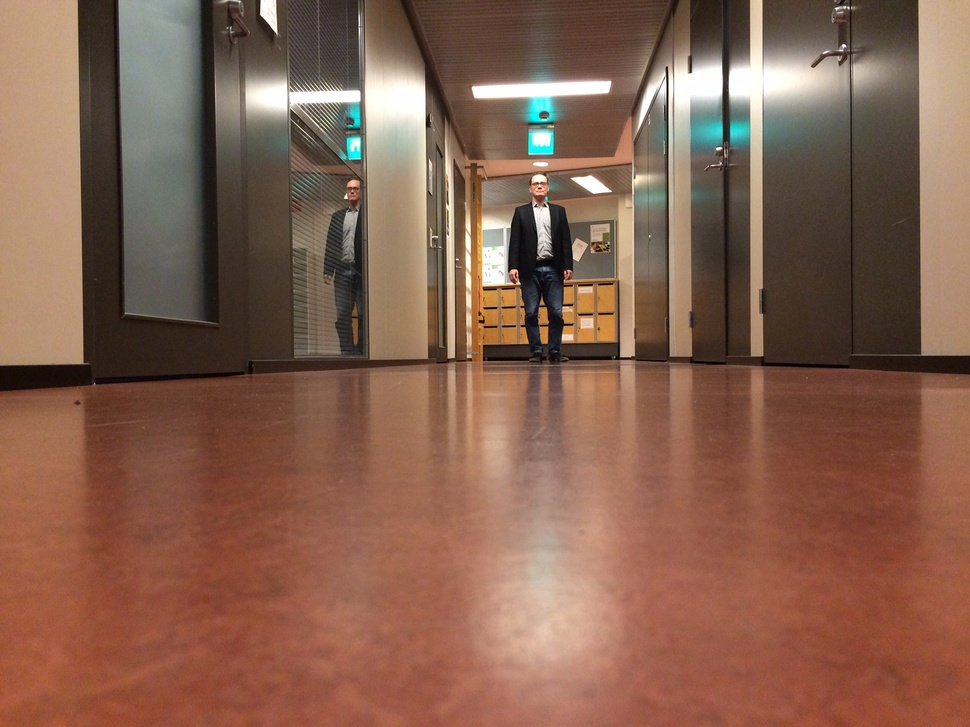
#> input picture code/person1.jpg, 970 x 727 px, shrunk from 1632 x 1224 before the run
$ jupyter execute 'People detection.ipynb'
#> lines starting #> are read from the running program, lines starting #| are printed output that depends on the picture; after the words box and inside, x2 and y2 are one past the last pixel; in counts of white or black regions, pixels touching at a corner belong together
## Use the person detector of opencv to study detector sensitivity

First, we load some libraries:

[cell 1]
import cv2
import matplotlib.pyplot as plt
import matplotlib
matplotlib.rcParams['figure.dpi']= 300 # Make sure we see the images

Define two utility functions:

[cell 2]
def inside(r, q):
    """
    Returns true if rectangle r = (x,y,w,h) is inside rectangle q.
    """
    rx, ry, rw, rh = r
    qx, qy, qw, qh = q
    return rx > qx and ry > qy and rx + rw < qx + qw and ry + rh < qy + qh

def draw_detections(img, rects, thickness = 1):
    """
    Overlay the detection results (rectangles) on the image "img".
    """
    for x, y, w, h in rects:
        # the HOG detector returns slightly larger rectangles than the real objects.
        # so we slightly shrink the rectangles to get a nicer output.
        pad_w, pad_h = int(0.15*w), int(0.05*h)
        cv2.rectangle(img, (x+pad_w, y+pad_h), (x+w-pad_w, y+h-pad_h), (0, 255, 0), thickness)

Initialize the OpenCV HOG (Histogram of oriented gradients) detector:

[cell 3]
hog = cv2.HOGDescriptor()
detectorCoefficients = cv2.HOGDescriptor_getDefaultPeopleDetector()
hog.setSVMDetector(detectorCoefficients)

Load test image and detect all humans in it:

[cell 4]
filename = 'person1.jpg'
img = cv2.imread(filename)
#> img is the input picture: shape (727, 970, 3); mean B, G, R 79.7, 97.5, 133.9

hitThreshold = 0

found, w = hog.detectMultiScale(img,
                                winStride=(8,8),
                                padding=(32,32),
                                scale=1.05,
                                hitThreshold = hitThreshold)
#> found = [[475, 140, 127, 254]]; w = [2.78]

Remove overlapping detections:

[cell 5]
found_filtered = []
for ri, r in enumerate(found):
    for qi, q in enumerate(found):
        if ri != qi and inside(r, q):
            break
    else:
        found_filtered.append(r)
#> this loop made 1 pass
#> (ri, r) on pass 1: (0, [475, 140, 127, 254])
#> after the loop, found_filtered = [[475, 140, 127, 254]]

print('%d (%d) persons found' % (len(found_filtered), len(found)))
#| 1 (1) persons found

Draw what we found:

[cell 6]
draw_detections(img, found_filtered, 3)
#> the loop in draw_detections, `for x, y, w, h in rects:` made 1 pass
#> (x, y, w, h, pad_w, pad_h) on pass 1: (475, 140, 127, 254, 19, 12)
#> after the loop in draw_detections, `for x, y, w, h in rects:`:
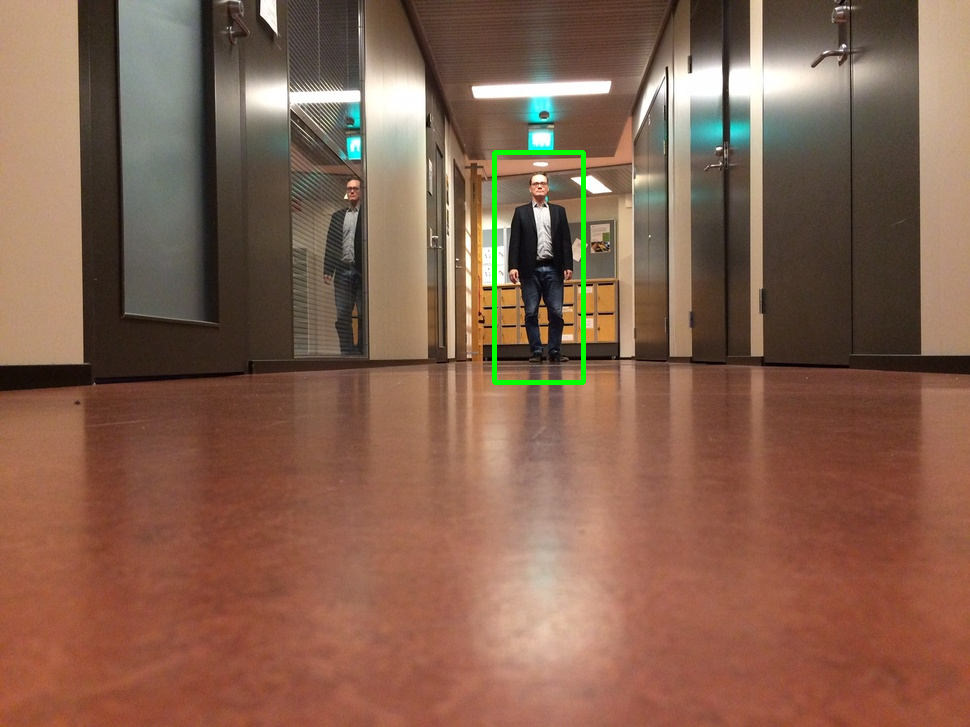
#> img: shape (727, 970, 3); 0.45% of pixels changed, all inside (x1, y1, x2, y2) = (492, 150, 586, 385)
plt.imshow(img[..., ::-1])
plt.show()
